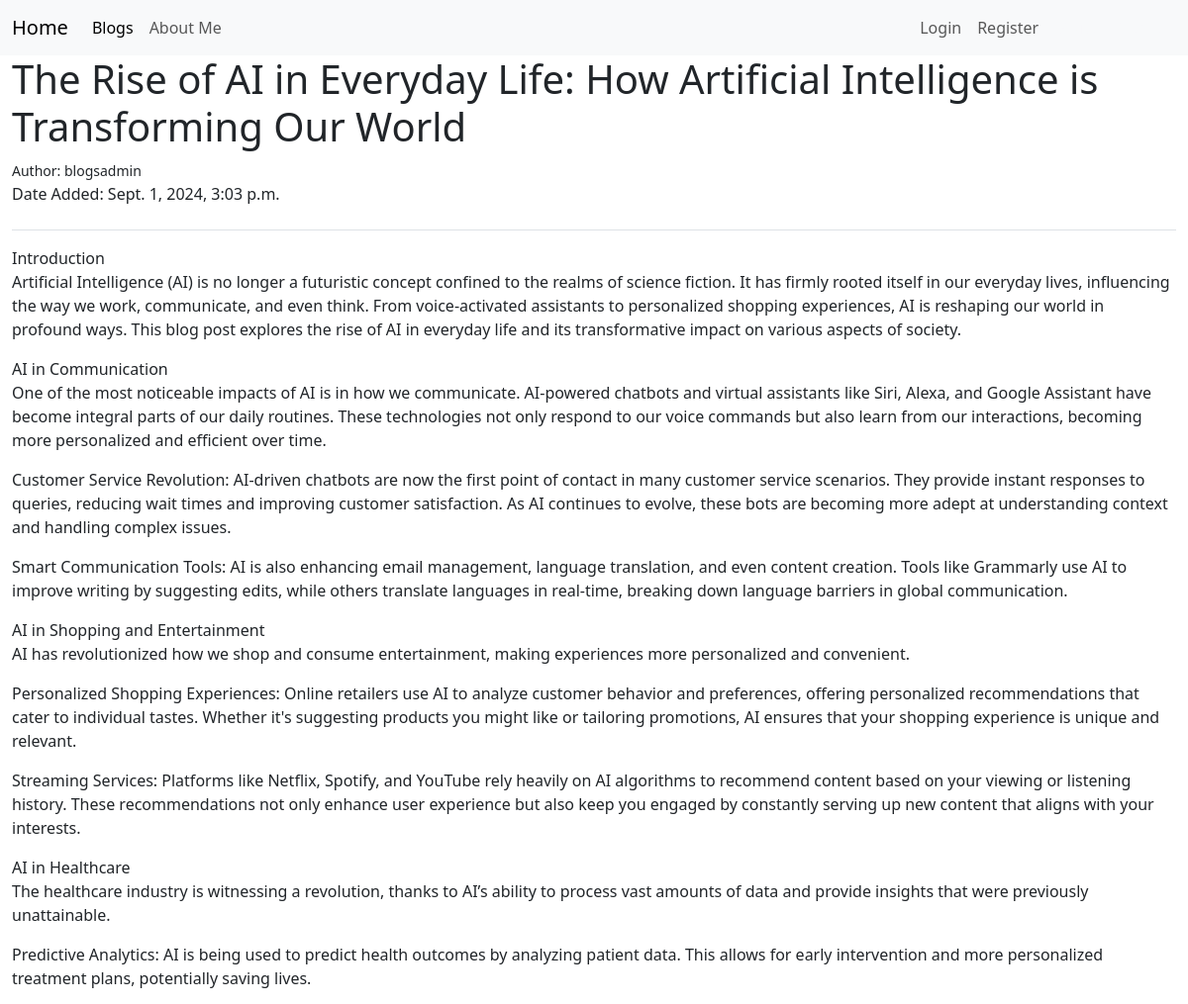
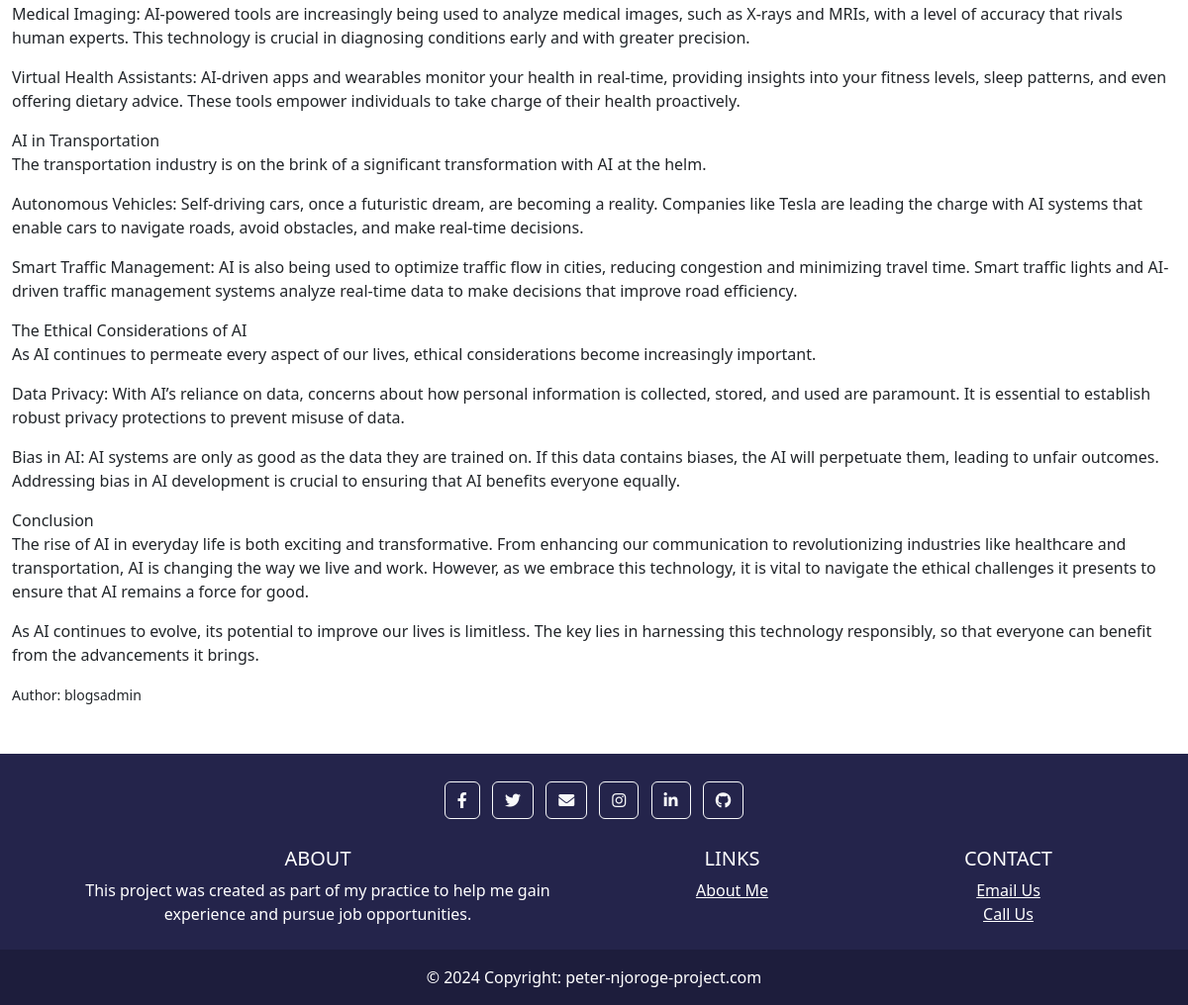
/blog-view/2, run on the app's committed database (2 pictures, top to bottom).
### blogs/models.py (models this page shows, shortened)
class BlogPost(models.Model):
    title = models.CharField(max_length=200)
    text = models.TextField()
    date_added = models.DateTimeField(auto_now_add=True)
    owner = models.ForeignKey(User, on_delete=models.CASCADE)

### blogs/views.py (the view)
# urls.py: path('blog-view/<int:title_id>', views.blogpost, name="blogpost"),
def blogpost(request, title_id):
    blogpost = get_object_or_404(BlogPost, id=title_id)
    logged_user = request.user
    context = {'blogpost': blogpost, 'logged_user': logged_user}
    return render(request, 'blogs/blogpost.html', context)

### blogs/templates/blogs/blogpost.html (shortened to what this page needs)
{% extends "blogs/base.html" %}
    {% block page_header %}
    <div class="card-header">
        <h1>{{ blogpost.title }}</h1>
        <small>Author: {{ blogpost.owner }}</small>
        <p>Date Added: {{ blogpost.date_added }}</p>
    </div>
    {% endblock page_header %}
    {% block content %}
    <div class="card-body">
        <p>{{ blogpost.text|linebreaks }}</p>
    </div>
    <div class="card-footer">
        <small>Author: {{ blogpost.owner }}</small>
    </div>
  </div>
  {%endblock content %}

### blogs/templates/blogs/base.html (style rules this page uses)
html, body { height: 100%; margin: 0; }
body { display: flex; flex-direction: column; }

### data on the page
BlogPost: title "The Rise of AI in Everyday Life: How Artificial Intelligence is Transforming Our World", owner "blogsadmin", date_added "Sept. 1, 2024, 3:03 p.m.", text "Introduction Artificial Intelligence (AI) is no longer a futuristic concept confined to the realms of science fiction. It has firmly rooted itself in our everyday lives, influencing the way we work, communicate, and even think. From voice-activated assistants to personalized shopping experiences, AI is reshaping our world in profound ways. This blog post explores the rise of AI in everyday life and its transformative impact on various aspects of society. AI in Communication One of the most noticeable impacts of AI is in how we communicate. AI-powered chatbots and virtual assistants like Siri, Alexa, and Google Assistant have become integral parts of our daily routines. These technologies…"
